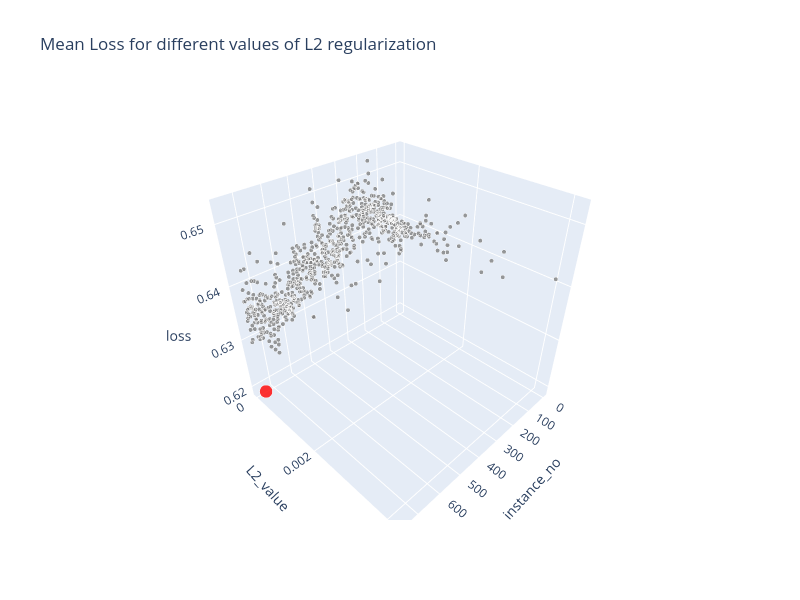
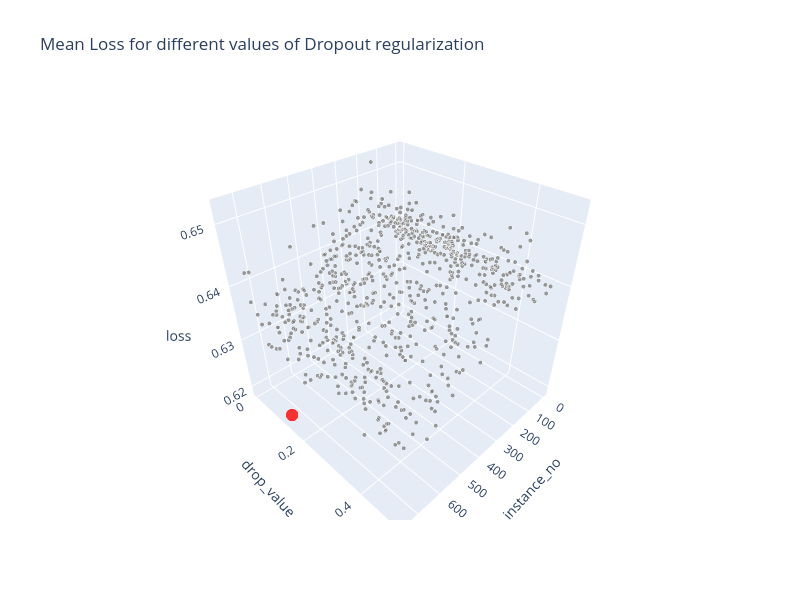

Notebook source saved alongside these figures, in order:
### Code cell
plot_3d_scatter_surface(df, 'instance_no', ['L2_value', 'drop_value'], 'loss', surface=False, highlight=True)

### Figure 1 — Plotly figure (JSON) as saved in the notebook; plotly's stock layout.template omitted (floating-point values rounded to 4 significant figures; data arrays with more than 128 entries replaced by an {"elided": "..."} marker saying what was removed)
{"data": [{"marker": {"color": {"elided": "754 str values"}, "colorscale": [[0, "#440154"], [0.1111, "#482878"], [0.2222, "#3e4989"], [0.3333, "#31688e"], [0.4444, "#26828e"], [0.5556, "#1f9e89"], [0.6667, "#35b779"], [0.7778, "#6ece58"], [0.8889, "#b5de2b"], [1, "#fde725"]], "opacity": 0.8, "size": {"elided": "754 int values"}}, "mode": "markers", "name": "loss", "type": "scatter3d", "x": {"elided": "754 int values"}, "y": {"elided": "754 float values"}, "z": {"elided": "754 float values"}}], "layout": {"height": 600, "scene": {"xaxis": {"title": {"text": "instance_no"}}, "yaxis": {"title": {"text": "L2_value"}}, "zaxis": {"title": {"text": "loss"}}}, "title": {"text": "Mean Loss for different values of L2 regularization"}, "width": 800}}

### Figure 2 — Plotly figure (JSON) as saved in the notebook; plotly's stock layout.template omitted (floating-point values rounded to 4 significant figures; data arrays with more than 128 entries replaced by an {"elided": "..."} marker saying what was removed)
{"data": [{"marker": {"color": {"elided": "754 str values"}, "colorscale": [[0, "#440154"], [0.1111, "#482878"], [0.2222, "#3e4989"], [0.3333, "#31688e"], [0.4444, "#26828e"], [0.5556, "#1f9e89"], [0.6667, "#35b779"], [0.7778, "#6ece58"], [0.8889, "#b5de2b"], [1, "#fde725"]], "opacity": 0.8, "size": {"elided": "754 int values"}}, "mode": "markers", "name": "loss", "type": "scatter3d", "x": {"elided": "754 int values"}, "y": {"elided": "754 float values"}, "z": {"elided": "754 float values"}}], "layout": {"height": 600, "scene": {"xaxis": {"title": {"text": "instance_no"}}, "yaxis": {"title": {"text": "drop_value"}}, "zaxis": {"title": {"text": "loss"}}}, "title": {"text": "Mean Loss for different values of Dropout regularization"}, "width": 800}}
